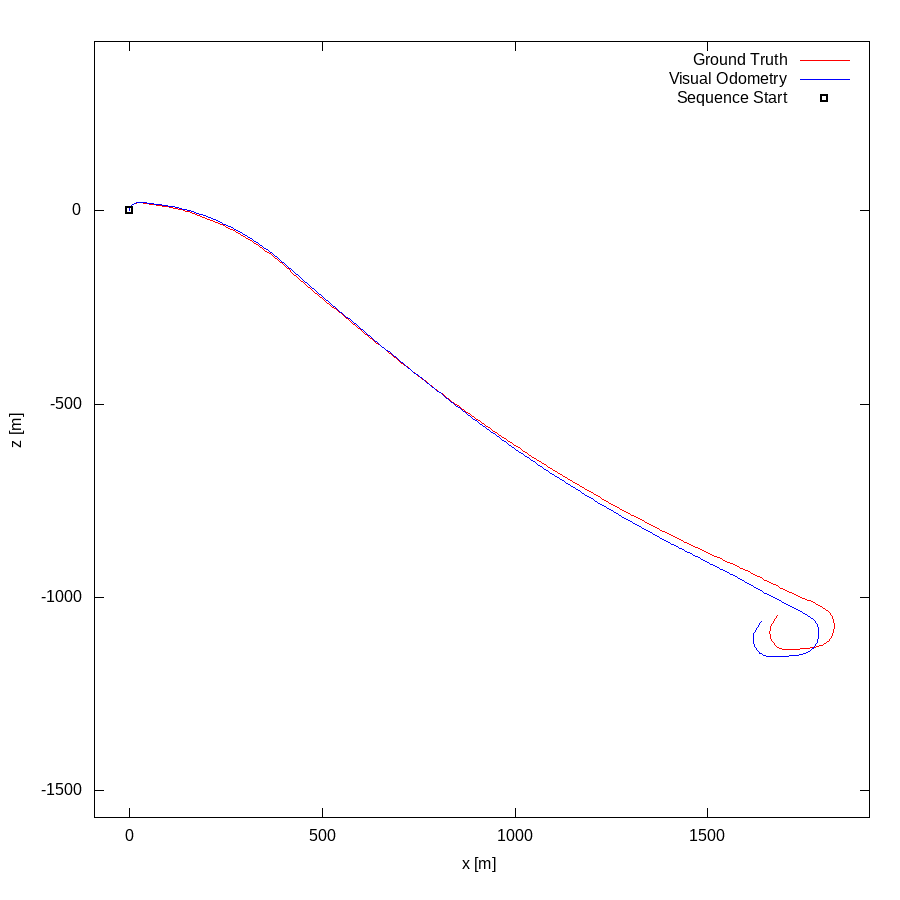

Recreate this plot in gnuplot.
set term postscript eps enhanced color
set output "01.eps"
set size ratio -1
set xrange [-91:1919]
set yrange [-1571:439]
set xlabel "x [m]"
set ylabel "z [m]"
plot "01.txt" using 1:2 lc rgb "#FF0000" title 'Ground Truth' w lines,"01.txt" using 3:4 lc rgb "#0000FF" title 'Visual Odometry' w lines,"< head -1 01.txt" using 1:2 lc rgb "#000000" pt 4 ps 1 lw 2 title 'Sequence Start' w points
